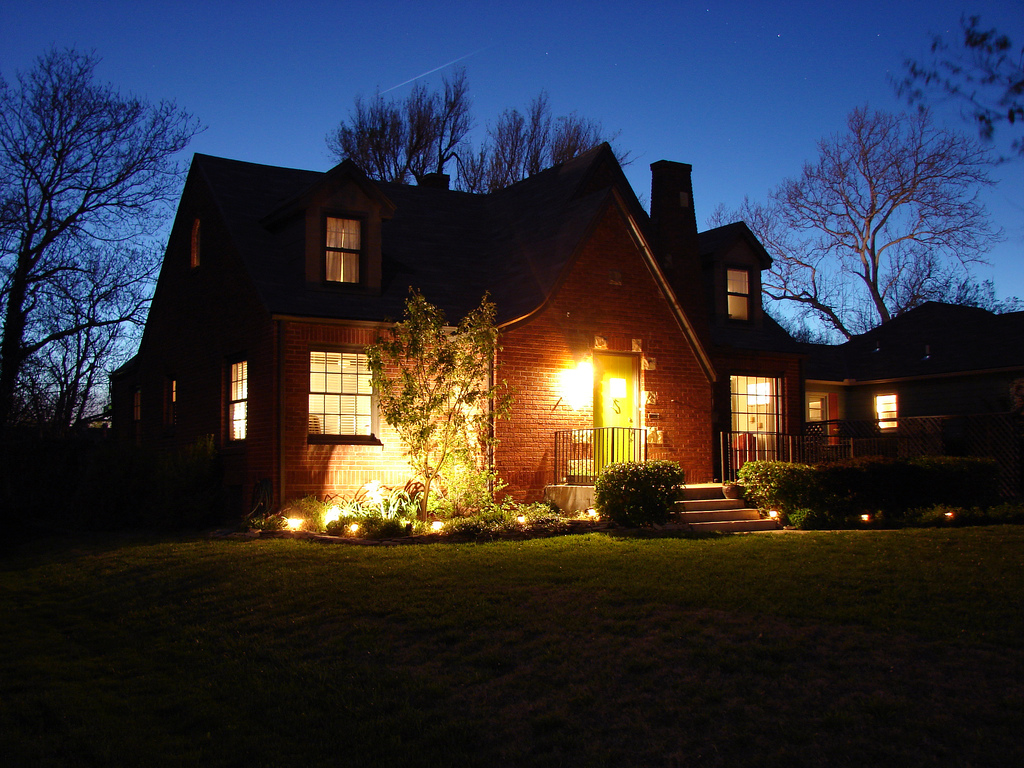
#> input picture src/1.jpg, 1024 x 768 px; its folder holds only this picture in this run
$ python addsmoke.py
#> lines starting #> are read from the running program, lines starting #| are printed output that depends on the picture
import cv2
import os
import sys


def get_images_data(src_path = 'src',smoke_path = './/smoke'):
#> called with src_path = 'src', smoke_path = 'smoke'
    data = []
    for root, dirs, files in os.walk(src_path, topdown=False):
        for name in files:
            src = os.path.join(root, name)
            print(src)
            smoke = os.path.join(smoke_path,name)
            print(smoke)
            value = {"src": src, 'smoke':smoke}
            data.append(value)
    return data


def together(src = '1.jpg',smoke = '2.jpg',fname = 'test.jpg'):
#> called with src = 'src/1.jpg', smoke = 'smoke/1.jpg', fname = './new_img//src/1.jpg'
    try:
        src = cv2.imread(src)#//读取资源文件
#> src is the input picture: shape (768, 1024, 3); mean B, G, R 59.3, 49.2, 47.5
        smoke = cv2.imread(smoke)#//读取相应的烟
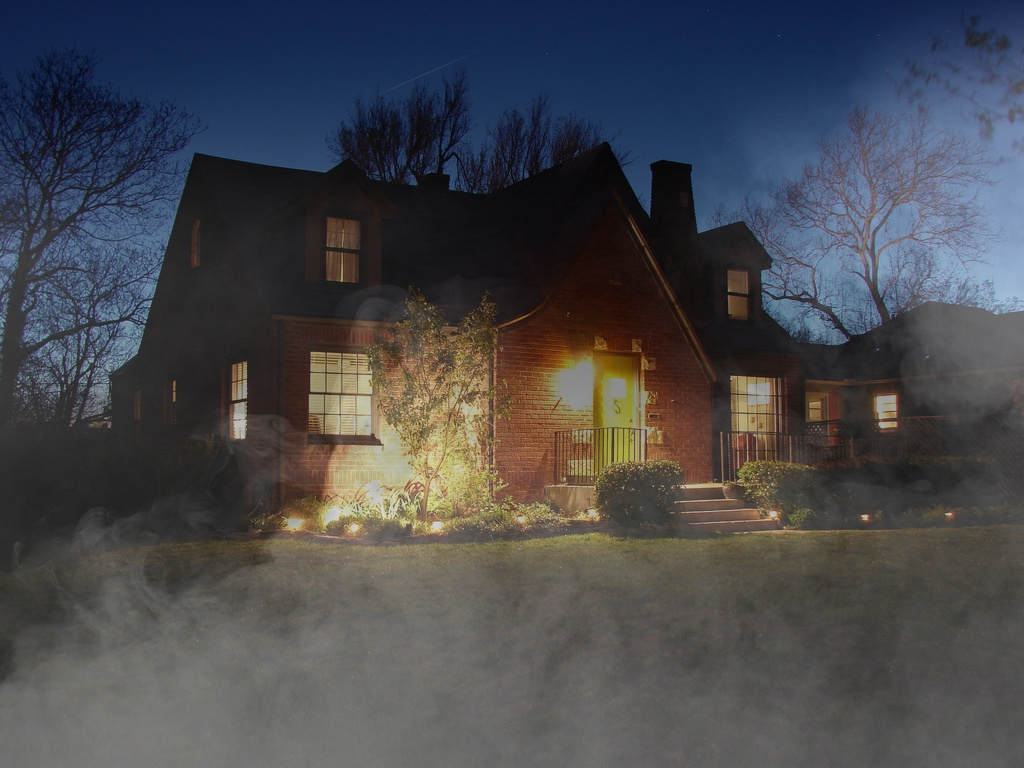
#> input picture new_img/1.jpg, 1024 x 768 px, found by its file name
#> smoke is the input picture: shape (768, 1024, 3); mean B, G, R 77.8, 72.8, 71.8
        rows, cols = src.shape[:2]#//资源图像大小
#> rows = 768; cols = 1024
        smoke_dst = cv2.resize(smoke, (cols, rows), interpolation=cv2.INTER_CUBIC)  # 调整到和资源一样大小
        add_img = cv2.addWeighted(smoke_dst, 0.5, src, 0.5, 0)
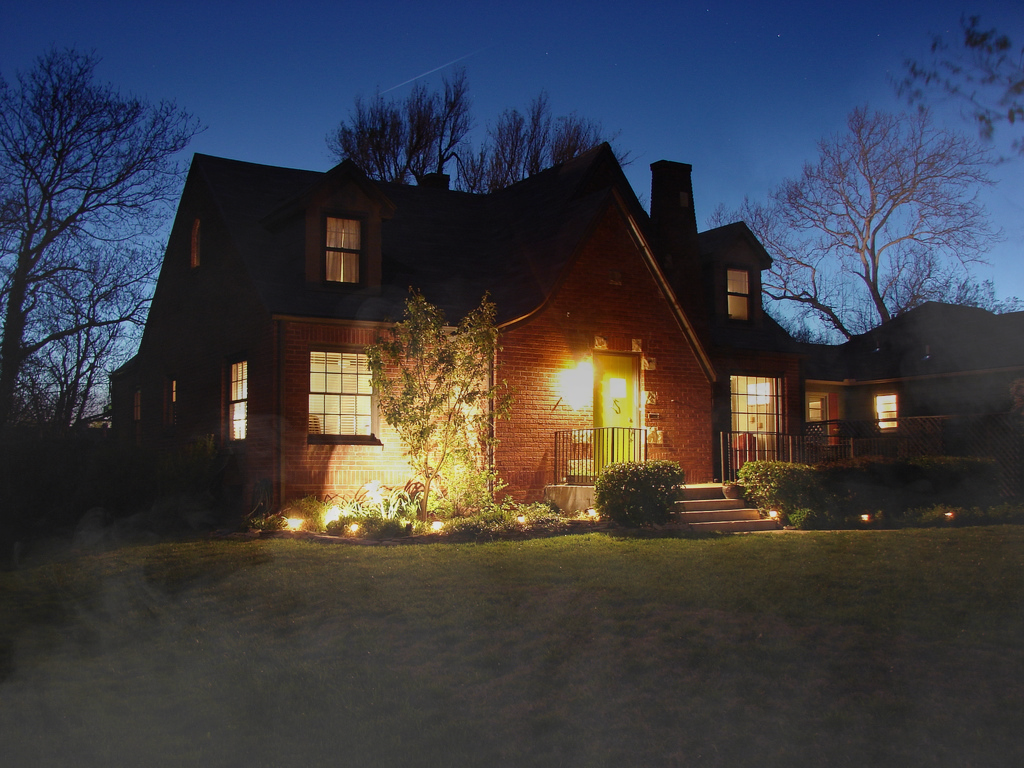
#> add_img: shape (768, 1024, 3); mean B, G, R 68.5, 61, 59.6
        cv2.imwrite(fname,add_img);
    except BaseException as e:
        print(e)
    return

if __name__ == "__main__":
    #//设置新保存的文件名
    new_path = './new_img'
    if(not os.path.exists(new_path)):
        os.mkdir(new_path)
    #//含烟目录
    smoke_path = 'smoke'
    #//无烟目录
    src_path = 'src'
    #//将烟文件夹和无烟文件夹中图片配对；返回list
    data = get_images_data(src_path,smoke_path)
#//开始合成
    for i ,value in enumerate(data):
        src ,smoke = value['src'],value['smoke']
        fname = new_path + '//' + ''.join(src.split('\\')[-1])
        together(src,smoke,fname)

    pass
